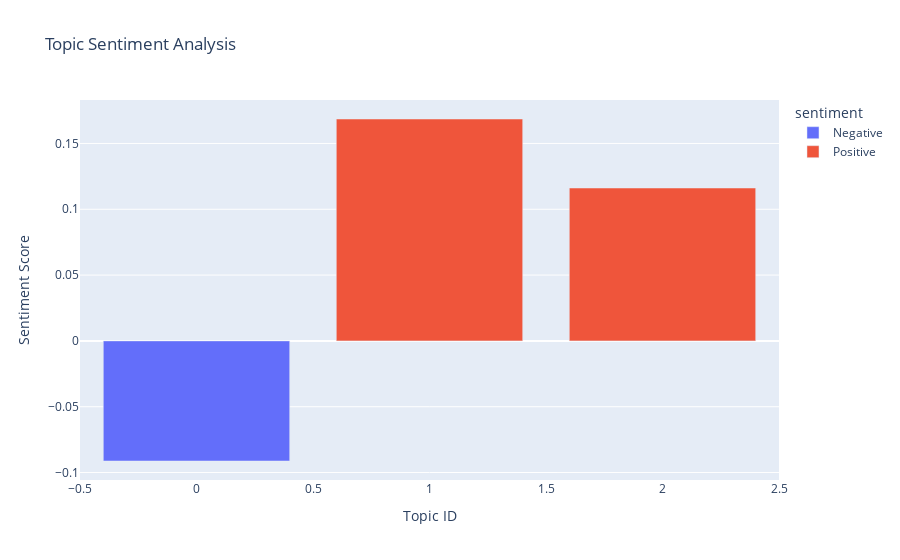

Notebook code cell kept with this figure:
### Markdown cell above
unsupervised sentiment analysis

### Code cell
import nltk
from nltk.sentiment.vader import SentimentIntensityAnalyzer
import pandas as pd
import plotly.express as px

nltk.download('vader_lexicon')
sid = SentimentIntensityAnalyzer()

def get_topic_sentiment(model, feature_names, docs_per_topic=100):
    """
    Assign sentiment scores to each topic by analyzing:
    1. Top topic words
    2. Representative documents
    """
    # Get document-topic matrix
    doc_topic = model.transform(dt_matrix)
    
    # Initialize results
    topic_sentiments = []
    
    for topic_idx in range(model.n_components):
        # Get top words
        top_words = [feature_names[i] for i in model.components_[topic_idx].argsort()[-10:][::-1]]
        
        # Get most representative documents
        doc_indices = doc_topic[:, topic_idx].argsort()[-docs_per_topic:][::-1]
        representative_docs = [processed_texts[i] for i in doc_indices]
        
        # Calculate scores
        word_scores = [sid.polarity_scores(word)['compound'] for word in top_words]
        doc_scores = [sid.polarity_scores(doc)['compound'] for doc in representative_docs]
        
        # Weighted average (60% docs, 40% words)
        combined_score = 0.6*np.mean(doc_scores) + 0.4*np.mean(word_scores)
        
        # Classify
        if combined_score >= 0.05:
            sentiment = "Positive"
        elif combined_score <= -0.05:
            sentiment = "Negative"
        else:
            sentiment = "Neutral"
        
        topic_sentiments.append({
            'topic_id': topic_idx,
            'top_words': top_words,
            'sentiment_score': combined_score,
            'sentiment': sentiment,
            'representative_docs': representative_docs[:3]  # Sample docs
        })
    
    return topic_sentiments

# Get sentiment-labeled topics
topic_sentiments = get_topic_sentiment(lda, tf_feature_names)

# Create DataFrame
df_sentiment = pd.DataFrame(topic_sentiments)

# Interactive bar plot
fig = px.bar(df_sentiment, 
             x='topic_id', y='sentiment_score',
             color='sentiment',
             hover_data=['top_words'],
             title='Topic Sentiment Analysis',
             labels={'topic_id': 'Topic ID', 'sentiment_score': 'Sentiment Score'})
fig.show()

### Figure 1 — Plotly figure (JSON) as saved in the notebook; plotly's stock layout.template omitted (floating-point values rounded to 4 significant figures)
{"data": [{"customdata": [[["climate", "change", "climate change", "crisis", "climate crisis", "global", "level", "impact", "sea", "rising"]]], "hovertemplate": "sentiment=Negative<br>Topic ID=%{x}<br>Sentiment Score=%{y}<br>top_words=%{customdata[0]}<extra></extra>", "legendgroup": "Negative", "marker": {"color": "#636efa", "pattern": {"shape": ""}}, "name": "Negative", "orientation": "v", "showlegend": true, "textposition": "auto", "type": "bar", "x": [0], "xaxis": "x", "y": [-0.09124], "yaxis": "y"}, {"customdata": [[["carbon", "footprint", "carbon footprint", "energy", "sustainable", "reducing", "future", "reducing carbon", "global", "green"]], [["carbon", "climate", "emission", "change", "climate change", "carbon emission", "energy", "reduce", "footprint", "carbon footprint"]]], "hovertemplate": "sentiment=Positive<br>Topic ID=%{x}<br>Sentiment Score=%{y}<br>top_words=%{customdata[0]}<extra></extra>", "legendgroup": "Positive", "marker": {"color": "#EF553B", "pattern": {"shape": ""}}, "name": "Positive", "orientation": "v", "showlegend": true, "textposition": "auto", "type": "bar", "x": [1, 2], "xaxis": "x", "y": [0.1686, 0.1162], "yaxis": "y"}], "layout": {"barmode": "relative", "legend": {"title": {"text": "sentiment"}, "tracegroupgap": 0}, "title": {"text": "Topic Sentiment Analysis"}, "xaxis": {"anchor": "y", "domain": [0, 1], "title": {"text": "Topic ID"}}, "yaxis": {"anchor": "x", "domain": [0, 1], "title": {"text": "Sentiment Score"}}}}
